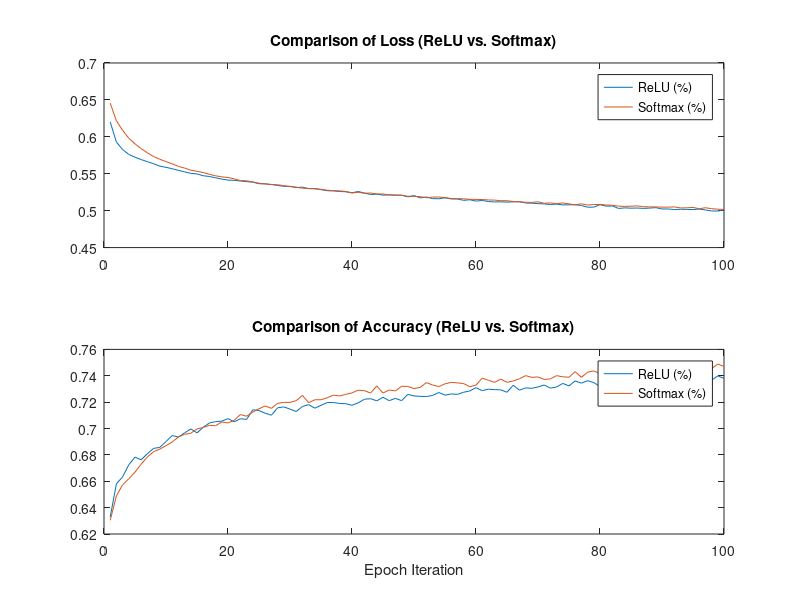

This figure's MATLAB source:
%% Epoch Iteration Graph

% Epochs are how many times a full dataset is passed forwards and backwards
% through the neural network. Every time a new epoch is passed through the
% neural network, it will update its weights. If too little epochs are used
% to train the model, the result will be an underfitted model. However, if
% too many epochs are used to train the model, the model will be overfitted
% and will end up being accurate as well. The convolutional neural network
% in this project was modeled at many different epoch numbers, and the
% results are tabulated below:

epoch = 1:100;

lossAcc_Data = csvread("epochIterationVals_relu.csv");
relu_loss = lossAcc_Data(:,1);
relu_accuracy = lossAcc_Data(:,2);

lossAcc_Data = csvread("epochIterationVals_softmax.csv");
softmax_loss = lossAcc_Data(:,1);
softmax_accuracy = lossAcc_Data(:,2);

subplot(2, 1, 1)
plot(epoch, [relu_loss, softmax_loss])
legend("ReLU (%)", "Softmax (%)")
title("Comparison of Loss (ReLU vs. Softmax)")

subplot(2, 1, 2)
plot(epoch, [relu_accuracy, softmax_accuracy])
legend("ReLU (%)", "Softmax (%)")
title("Comparison of Accuracy (ReLU vs. Softmax)")
xlabel("Epoch Iteration")

% From the above graph, we see that at larger epochs, Softmax outperforms
% ReLU. We next attempt to determine what epoch value to use.
